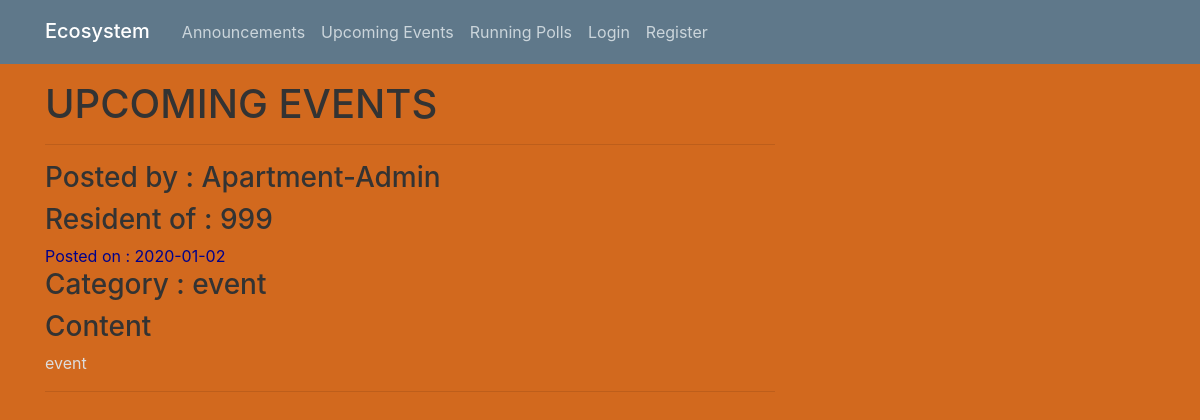
Before: /events with the older database file.
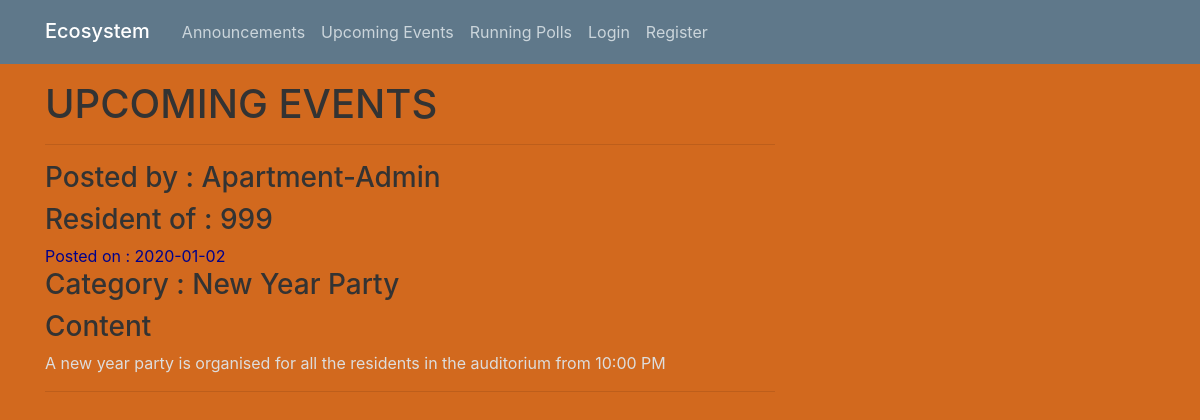
After: the same page with the newer database file.
### ecosystem/models.py (models this page shows, shortened)
class Event(db.Model):
    id = db.Column(db.Integer, primary_key = True)
    category = db.Column(db.String(30), nullable=False)
    date_of_event = db.Column(db.String(20), nullable=False)
    date_posted = db.Column(db.DateTime, nullable=False, default=datetime.utcnow())
    content = db.Column(db.Text, nullable=False)
    user_id = db.Column(db.Integer, db.ForeignKey('user.id'), nullable=False)

class User(db.Model, UserMixin):
    id = db.Column(db.Integer, primary_key = True)
    username = db.Column(db.String(20), unique=True, nullable=False)
    name = db.Column(db.String(20), nullable=False)
    apt_no = db.Column(db.String(3), nullable=False, unique=True)
    password = db.Column(db.String(60), nullable=False)
    posts = db.relationship('Post', backref='author', lazy=True)
    events = db.relationship('Event', backref='author', lazy=True)
    polls = db.relationship('Poll', backref='author', lazy=True)

### ecosystem/routes.py (the view)
@app.route("/events")
def events():
    events = Event.query.all()
    return render_template('events.html', events=events)

### ecosystem/templates/events.html
{% extends "layout.html" %}
{% block content %}
    <h1>UPCOMING EVENTS</h1>
    {% for event in events %}
        <hr>
        <h3>Posted by : {{ event.author.name }}</h3>
        <h3>Resident of : {{ event.author.apt_no }}</h3>
        <a href="{{ url_for('event', event_id = event.id) }}">Posted on : {{ event.date_posted.strftime('%Y-%m-%d') }}</a>
        <h3>Category : {{ event.category }}</h3>
        <h3>Content</h3>
        <p>{{ event.content }}</p>
        <hr>
    {% endfor %}
{% endblock content %}

Changed rows visible on the page:
changed Event "Apartment-Admin": category "event" → "New Year Party"; content "event" → "A new year party is organised for all the residents in the auditorium from 10:00 PM"
